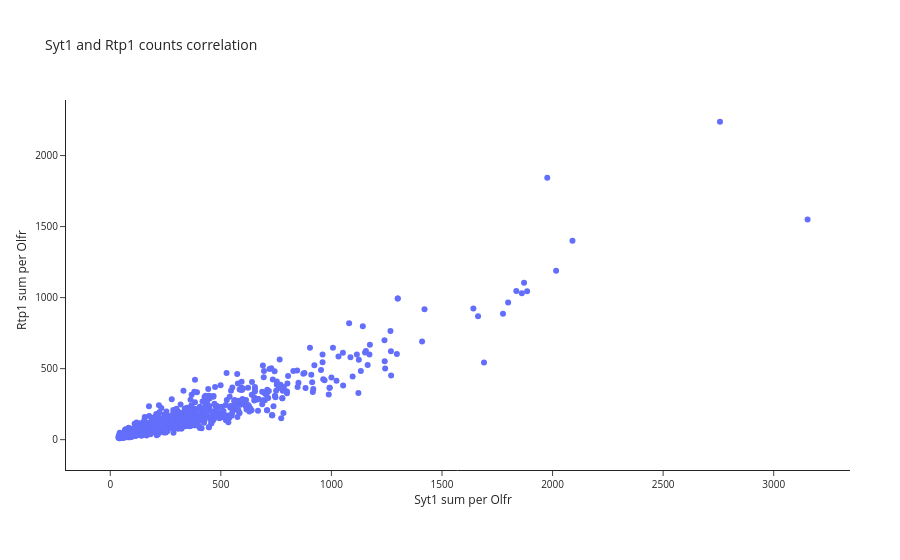

The code cell stored with this chart in its notebook:
### Code cell
subset = Syt1_df[Syt1_df.num_cells > 5].copy()

fig = px.scatter(subset,
                x="Syt1_sum", 
                y="Rtp1_sum", 
                hover_data= ["Olfr"]
                )

fig.update_layout(
    title='Syt1 and Rtp1 counts correlation',
    xaxis_title='Syt1 sum per Olfr',
    yaxis_title='Rtp1 sum per Olfr',
    template='simple_white',
    margin=dict(l=50,r=50,b=100,t=100,pad=10),
    font=dict(
        size=10,  # Set the font size here
    )
)
fig.show()
# fig.write_html('../output/tsukahara/Syt1_analysis/Syt1_Rtp1_scatter_sum.html')

### Figure 1 — Plotly figure (JSON) as saved in the notebook; plotly's stock layout.template omitted (floating-point values rounded to 4 significant figures; data arrays with more than 128 entries replaced by an {"elided": "..."} marker saying what was removed)
{"data": [{"customdata": {"elided": "962x1 str values"}, "hovertemplate": "Syt1_sum=%{x}<br>Rtp1_sum=%{y}<br>Olfr=%{customdata[0]}<extra></extra>", "legendgroup": "", "marker": {"color": "#636efa", "symbol": "circle"}, "mode": "markers", "name": "", "orientation": "v", "showlegend": false, "type": "scatter", "x": {"elided": "962 int values"}, "xaxis": "x", "y": {"elided": "962 int values"}, "yaxis": "y"}], "layout": {"font": {"size": 10}, "legend": {"tracegroupgap": 0}, "margin": {"b": 100, "l": 50, "pad": 10, "r": 50, "t": 100}, "title": {"text": "Syt1 and Rtp1 counts correlation"}, "xaxis": {"anchor": "y", "domain": [0, 1], "title": {"text": "Syt1 sum per Olfr"}}, "yaxis": {"anchor": "x", "domain": [0, 1], "title": {"text": "Rtp1 sum per Olfr"}}}}
